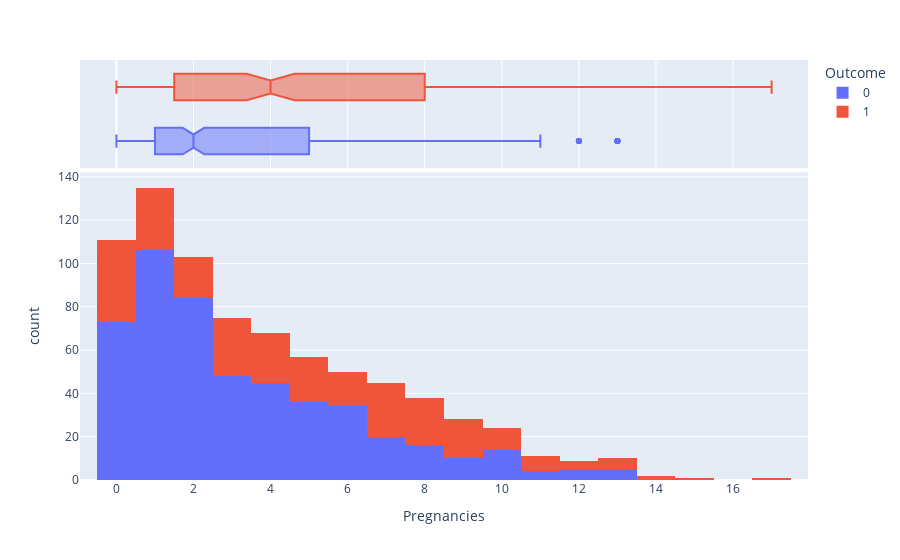
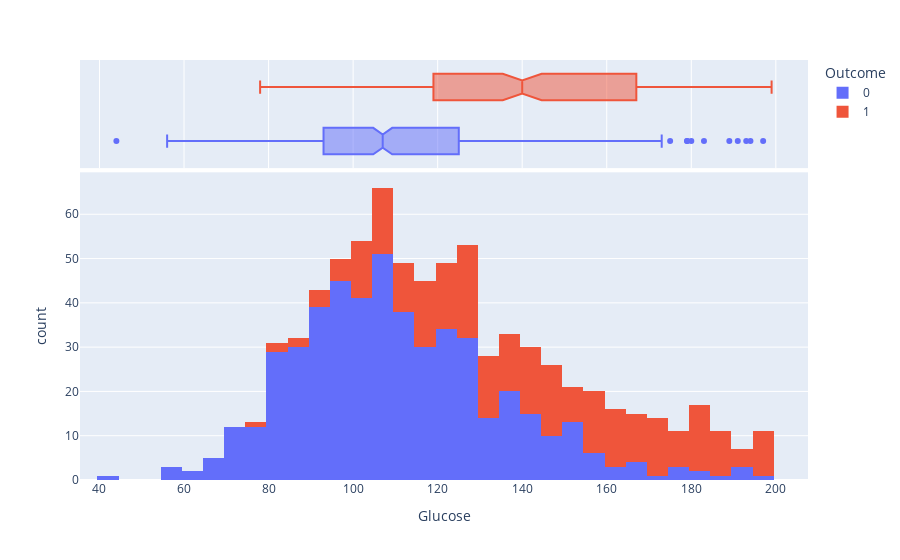
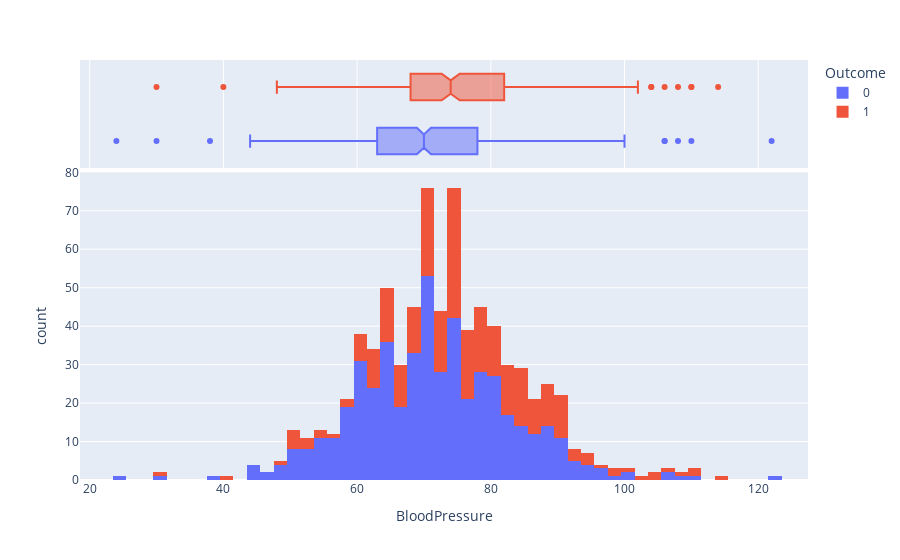
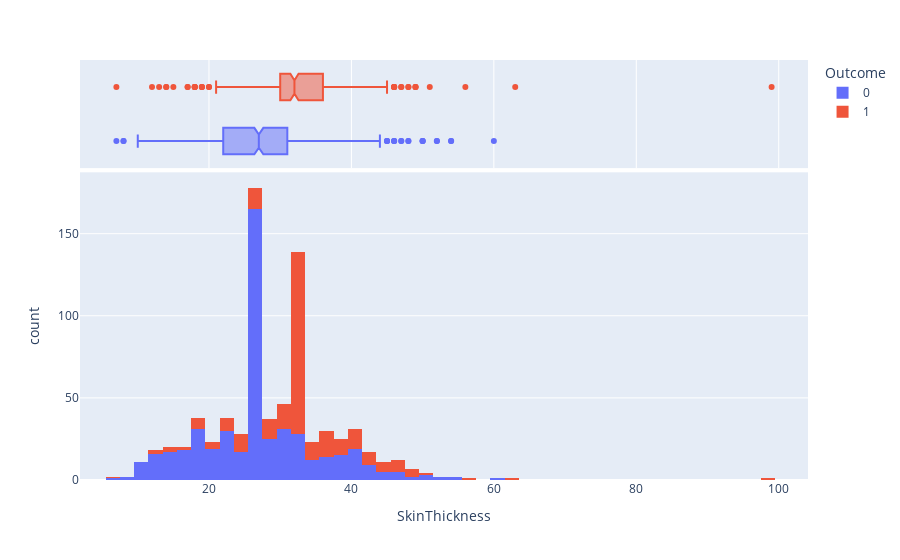

Notebook code cell kept with these figures, in order:
### Markdown cell above
## EDA

### Code cell
# distribution of each columns

columns = [col for col in df.columns if col != 'Outcome']

for col in columns:
    fig = px.histogram(df, x = col, color = 'Outcome', marginal = 'box', hover_data = columns)
    pyo.iplot(fig)
    fig.write_html(f'../images/{col}.html')

### Figure 1 — Plotly figure (JSON) as saved in the notebook; plotly's stock layout.template omitted (floating-point values rounded to 4 significant figures; data arrays with more than 128 entries replaced by an {"elided": "..."} marker saying what was removed)
{"data": [{"alignmentgroup": "True", "bingroup": "x", "hovertemplate": "Outcome=0<br>Pregnancies=%{x}<br>count=%{y}<extra></extra>", "legendgroup": "0", "marker": {"color": "#636efa"}, "name": "0", "offsetgroup": "0", "orientation": "v", "showlegend": true, "type": "histogram", "x": {"elided": "500 int values"}, "xaxis": "x", "yaxis": "y"}, {"alignmentgroup": "True", "customdata": {"elided": "500x8 float values"}, "hovertemplate": "Outcome=0<br>Pregnancies=%{customdata[0]}<br>Glucose=%{customdata[1]}<br>BloodPressure=%{customdata[2]}<br>SkinThickness=%{customdata[3]}<br>Insulin=%{customdata[4]}<br>BMI=%{customdata[5]}<br>DiabetesPedigreeFunction=%{customdata[6]}<br>Age=%{customdata[7]}<extra></extra>", "legendgroup": "0", "marker": {"color": "#636efa"}, "name": "0", "notched": true, "offsetgroup": "0", "showlegend": false, "type": "box", "x": {"elided": "500 int values"}, "xaxis": "x2", "yaxis": "y2"}, {"alignmentgroup": "True", "bingroup": "x", "hovertemplate": "Outcome=1<br>Pregnancies=%{x}<br>count=%{y}<extra></extra>", "legendgroup": "1", "marker": {"color": "#EF553B"}, "name": "1", "offsetgroup": "1", "orientation": "v", "showlegend": true, "type": "histogram", "x": {"elided": "268 int values"}, "xaxis": "x", "yaxis": "y"}, {"alignmentgroup": "True", "customdata": {"elided": "268x8 float values"}, "hovertemplate": "Outcome=1<br>Pregnancies=%{customdata[0]}<br>Glucose=%{customdata[1]}<br>BloodPressure=%{customdata[2]}<br>SkinThickness=%{customdata[3]}<br>Insulin=%{customdata[4]}<br>BMI=%{customdata[5]}<br>DiabetesPedigreeFunction=%{customdata[6]}<br>Age=%{customdata[7]}<extra></extra>", "legendgroup": "1", "marker": {"color": "#EF553B"}, "name": "1", "notched": true, "offsetgroup": "1", "showlegend": false, "type": "box", "x": {"elided": "268 int values"}, "xaxis": "x2", "yaxis": "y2"}], "layout": {"autosize": true, "barmode": "relative", "legend": {"title": {"text": "Outcome"}, "tracegroupgap": 0}, "margin": {"t": 60}, "xaxis": {"anchor": "y", "autorange": true, "domain": [0, 1], "range": [-0.9444, 17.94], "title": {"text": "Pregnancies"}, "type": "linear"}, "xaxis2": {"anchor": "y2", "autorange": true, "domain": [0, 1], "matches": "x", "range": [-0.9444, 17.94], "showgrid": true, "showticklabels": false, "type": "linear"}, "yaxis": {"anchor": "x", "autorange": true, "domain": [0, 0.7326], "range": [0, 142.1], "title": {"text": "count"}}, "yaxis2": {"anchor": "x2", "autorange": true, "domain": [0.7426, 1], "matches": "y2", "range": [-0.5, 1.5], "showgrid": false, "showline": false, "showticklabels": false, "ticks": "", "type": "linear"}}}

### Figure 2 — Plotly figure (JSON) as saved in the notebook; plotly's stock layout.template omitted (floating-point values rounded to 4 significant figures; data arrays with more than 128 entries replaced by an {"elided": "..."} marker saying what was removed)
{"data": [{"alignmentgroup": "True", "bingroup": "x", "hovertemplate": "Outcome=0<br>Glucose=%{x}<br>count=%{y}<extra></extra>", "legendgroup": "0", "marker": {"color": "#636efa"}, "name": "0", "offsetgroup": "0", "orientation": "v", "showlegend": true, "type": "histogram", "x": {"elided": "500 int values"}, "xaxis": "x", "yaxis": "y"}, {"alignmentgroup": "True", "customdata": {"elided": "500x8 float values"}, "hovertemplate": "Outcome=0<br>Glucose=%{customdata[1]}<br>Pregnancies=%{customdata[0]}<br>BloodPressure=%{customdata[2]}<br>SkinThickness=%{customdata[3]}<br>Insulin=%{customdata[4]}<br>BMI=%{customdata[5]}<br>DiabetesPedigreeFunction=%{customdata[6]}<br>Age=%{customdata[7]}<extra></extra>", "legendgroup": "0", "marker": {"color": "#636efa"}, "name": "0", "notched": true, "offsetgroup": "0", "showlegend": false, "type": "box", "x": {"elided": "500 int values"}, "xaxis": "x2", "yaxis": "y2"}, {"alignmentgroup": "True", "bingroup": "x", "hovertemplate": "Outcome=1<br>Glucose=%{x}<br>count=%{y}<extra></extra>", "legendgroup": "1", "marker": {"color": "#EF553B"}, "name": "1", "offsetgroup": "1", "orientation": "v", "showlegend": true, "type": "histogram", "x": {"elided": "268 int values"}, "xaxis": "x", "yaxis": "y"}, {"alignmentgroup": "True", "customdata": {"elided": "268x8 float values"}, "hovertemplate": "Outcome=1<br>Glucose=%{customdata[1]}<br>Pregnancies=%{customdata[0]}<br>BloodPressure=%{customdata[2]}<br>SkinThickness=%{customdata[3]}<br>Insulin=%{customdata[4]}<br>BMI=%{customdata[5]}<br>DiabetesPedigreeFunction=%{customdata[6]}<br>Age=%{customdata[7]}<extra></extra>", "legendgroup": "1", "marker": {"color": "#EF553B"}, "name": "1", "notched": true, "offsetgroup": "1", "showlegend": false, "type": "box", "x": {"elided": "268 int values"}, "xaxis": "x2", "yaxis": "y2"}], "layout": {"autosize": true, "barmode": "relative", "legend": {"title": {"text": "Outcome"}, "tracegroupgap": 0}, "margin": {"t": 60}, "xaxis": {"anchor": "y", "autorange": true, "domain": [0, 1], "range": [35.39, 207.6], "title": {"text": "Glucose"}, "type": "linear"}, "xaxis2": {"anchor": "y2", "autorange": true, "domain": [0, 1], "matches": "x", "range": [35.39, 207.6], "showgrid": true, "showticklabels": false, "type": "linear"}, "yaxis": {"anchor": "x", "autorange": true, "domain": [0, 0.7326], "range": [0, 69.47], "title": {"text": "count"}}, "yaxis2": {"anchor": "x2", "autorange": true, "domain": [0.7426, 1], "matches": "y2", "range": [-0.5, 1.5], "showgrid": false, "showline": false, "showticklabels": false, "ticks": "", "type": "linear"}}}

### Figure 3 — Plotly figure (JSON) as saved in the notebook; plotly's stock layout.template omitted (floating-point values rounded to 4 significant figures; data arrays with more than 128 entries replaced by an {"elided": "..."} marker saying what was removed)
{"data": [{"alignmentgroup": "True", "bingroup": "x", "hovertemplate": "Outcome=0<br>BloodPressure=%{x}<br>count=%{y}<extra></extra>", "legendgroup": "0", "marker": {"color": "#636efa"}, "name": "0", "offsetgroup": "0", "orientation": "v", "showlegend": true, "type": "histogram", "x": {"elided": "500 int values"}, "xaxis": "x", "yaxis": "y"}, {"alignmentgroup": "True", "customdata": {"elided": "500x8 float values"}, "hovertemplate": "Outcome=0<br>BloodPressure=%{customdata[2]}<br>Pregnancies=%{customdata[0]}<br>Glucose=%{customdata[1]}<br>SkinThickness=%{customdata[3]}<br>Insulin=%{customdata[4]}<br>BMI=%{customdata[5]}<br>DiabetesPedigreeFunction=%{customdata[6]}<br>Age=%{customdata[7]}<extra></extra>", "legendgroup": "0", "marker": {"color": "#636efa"}, "name": "0", "notched": true, "offsetgroup": "0", "showlegend": false, "type": "box", "x": {"elided": "500 int values"}, "xaxis": "x2", "yaxis": "y2"}, {"alignmentgroup": "True", "bingroup": "x", "hovertemplate": "Outcome=1<br>BloodPressure=%{x}<br>count=%{y}<extra></extra>", "legendgroup": "1", "marker": {"color": "#EF553B"}, "name": "1", "offsetgroup": "1", "orientation": "v", "showlegend": true, "type": "histogram", "x": {"elided": "268 int values"}, "xaxis": "x", "yaxis": "y"}, {"alignmentgroup": "True", "customdata": {"elided": "268x8 float values"}, "hovertemplate": "Outcome=1<br>BloodPressure=%{customdata[2]}<br>Pregnancies=%{customdata[0]}<br>Glucose=%{customdata[1]}<br>SkinThickness=%{customdata[3]}<br>Insulin=%{customdata[4]}<br>BMI=%{customdata[5]}<br>DiabetesPedigreeFunction=%{customdata[6]}<br>Age=%{customdata[7]}<extra></extra>", "legendgroup": "1", "marker": {"color": "#EF553B"}, "name": "1", "notched": true, "offsetgroup": "1", "showlegend": false, "type": "box", "x": {"elided": "268 int values"}, "xaxis": "x2", "yaxis": "y2"}], "layout": {"autosize": true, "barmode": "relative", "legend": {"title": {"text": "Outcome"}, "tracegroupgap": 0}, "margin": {"t": 60}, "xaxis": {"anchor": "y", "autorange": true, "domain": [0, 1], "range": [18.56, 127.4], "title": {"text": "BloodPressure"}, "type": "linear"}, "xaxis2": {"anchor": "y2", "autorange": true, "domain": [0, 1], "matches": "x", "range": [18.56, 127.4], "showgrid": true, "showticklabels": false, "type": "linear"}, "yaxis": {"anchor": "x", "autorange": true, "domain": [0, 0.7326], "range": [0, 80], "title": {"text": "count"}}, "yaxis2": {"anchor": "x2", "autorange": true, "domain": [0.7426, 1], "matches": "y2", "range": [-0.5, 1.5], "showgrid": false, "showline": false, "showticklabels": false, "ticks": "", "type": "linear"}}}

### Figure 4 — Plotly figure (JSON) as saved in the notebook; plotly's stock layout.template omitted (floating-point values rounded to 4 significant figures; data arrays with more than 128 entries replaced by an {"elided": "..."} marker saying what was removed)
{"data": [{"alignmentgroup": "True", "bingroup": "x", "hovertemplate": "Outcome=0<br>SkinThickness=%{x}<br>count=%{y}<extra></extra>", "legendgroup": "0", "marker": {"color": "#636efa"}, "name": "0", "offsetgroup": "0", "orientation": "v", "showlegend": true, "type": "histogram", "x": {"elided": "500 int values"}, "xaxis": "x", "yaxis": "y"}, {"alignmentgroup": "True", "customdata": {"elided": "500x8 float values"}, "hovertemplate": "Outcome=0<br>SkinThickness=%{customdata[3]}<br>Pregnancies=%{customdata[0]}<br>Glucose=%{customdata[1]}<br>BloodPressure=%{customdata[2]}<br>Insulin=%{customdata[4]}<br>BMI=%{customdata[5]}<br>DiabetesPedigreeFunction=%{customdata[6]}<br>Age=%{customdata[7]}<extra></extra>", "legendgroup": "0", "marker": {"color": "#636efa"}, "name": "0", "notched": true, "offsetgroup": "0", "showlegend": false, "type": "box", "x": {"elided": "500 int values"}, "xaxis": "x2", "yaxis": "y2"}, {"alignmentgroup": "True", "bingroup": "x", "hovertemplate": "Outcome=1<br>SkinThickness=%{x}<br>count=%{y}<extra></extra>", "legendgroup": "1", "marker": {"color": "#EF553B"}, "name": "1", "offsetgroup": "1", "orientation": "v", "showlegend": true, "type": "histogram", "x": {"elided": "268 int values"}, "xaxis": "x", "yaxis": "y"}, {"alignmentgroup": "True", "customdata": {"elided": "268x8 float values"}, "hovertemplate": "Outcome=1<br>SkinThickness=%{customdata[3]}<br>Pregnancies=%{customdata[0]}<br>Glucose=%{customdata[1]}<br>BloodPressure=%{customdata[2]}<br>Insulin=%{customdata[4]}<br>BMI=%{customdata[5]}<br>DiabetesPedigreeFunction=%{customdata[6]}<br>Age=%{customdata[7]}<extra></extra>", "legendgroup": "1", "marker": {"color": "#EF553B"}, "name": "1", "notched": true, "offsetgroup": "1", "showlegend": false, "type": "box", "x": {"elided": "268 int values"}, "xaxis": "x2", "yaxis": "y2"}], "layout": {"autosize": true, "barmode": "relative", "legend": {"title": {"text": "Outcome"}, "tracegroupgap": 0}, "margin": {"t": 60}, "xaxis": {"anchor": "y", "autorange": true, "domain": [0, 1], "range": [1.889, 104.1], "title": {"text": "SkinThickness"}, "type": "linear"}, "xaxis2": {"anchor": "y2", "autorange": true, "domain": [0, 1], "matches": "x", "range": [1.889, 104.1], "showgrid": true, "showticklabels": false, "type": "linear"}, "yaxis": {"anchor": "x", "autorange": true, "domain": [0, 0.7326], "range": [0, 187.4], "title": {"text": "count"}}, "yaxis2": {"anchor": "x2", "autorange": true, "domain": [0.7426, 1], "matches": "y2", "range": [-0.5, 1.5], "showgrid": false, "showline": false, "showticklabels": false, "ticks": "", "type": "linear"}}}
